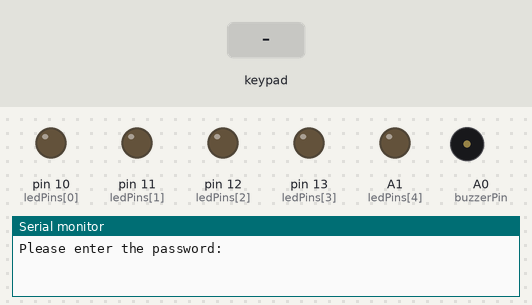
Recording of a sketch running on a simulated Arduino Uno, built with avr-gcc and run on an emulated ATmega328P. Shown: output pins drawn as LEDs (lit = HIGH), buzzer (waves = sounding), the last lines printed to the serial monitor. Dashed ring = blinking. Inputs (shaded band) come from the test bench. At 13.4 s the program stops and its outputs stay as they are.

Above: at 1.2 s.
1.3 s: key '#' pressed
At 2.85 s:
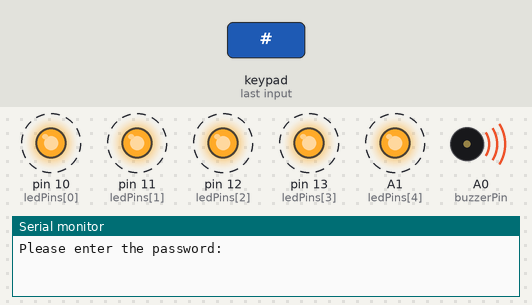
4.3 s: keypad keys 1 2 3 4 # pressed 0.4 s apart
At 7.1 s:
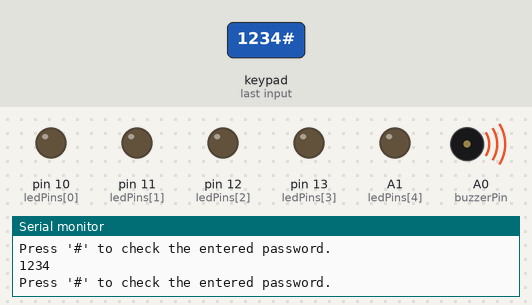
At 8.6 s:
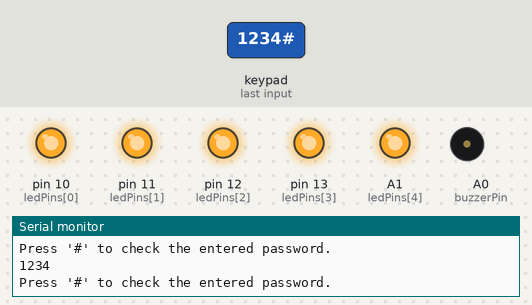
Timing chart, 0 to 14.8 s (numbered marks = the images above; inputs shaded):
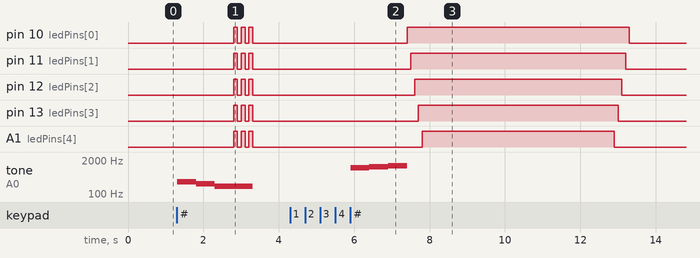

Measured:
- after the input at 1.3 s, pin 10 (ledPins[0]), pin 11 (ledPins[1]), pin 12 (ledPins[2]), pin 13 (ledPins[3]), A1 (ledPins[4]): alternates HIGH for 0.10 s and LOW for 0.10 s, 6 changes in all, then stays LOW, starting after 1.5 s; tone on A0 (buzzerPin): silent → 300 Hz at once, → 250 Hz 0.50 s later, → 200 Hz 0.50 s later, → silent 1.0 s later
- after the input at 4.3 s, pin 10 (ledPins[0]): LOW → HIGH after 3.1 s, → LOW 5.9 s later; pin 11 (ledPins[1]): LOW → HIGH after 3.2 s, → LOW 5.7 s later; pin 12 (ledPins[2]): LOW → HIGH after 3.3 s, → LOW 5.5 s later; pin 13 (ledPins[3]): LOW → HIGH after 3.4 s, → LOW 5.3 s later; A1 (ledPins[4]): LOW → HIGH after 3.5 s, → LOW 5.1 s later

The sketch:

PROG4.ino
```cpp
#include <Keypad.h>

const byte ROWS = 4; // number of rows on the keypad
const byte COLS = 4; // number of columns on the keypad

char keys[ROWS][COLS] = {
  {'1','2','3','A'},
  {'4','5','6','B'},
  {'7','8','9','C'},
  {'*','0','#','D'}
};

byte rowPins[ROWS] = {9, 8, 7, 6};     // connect to the row pinouts of the keypad
byte colPins[COLS] = {2,3,4,5};     // connect to the column pinouts of the keypad

Keypad keypad = Keypad(makeKeymap(keys), rowPins, colPins, ROWS, COLS);


int ledPins[] = {10, 11, 12, 13, A1}; // pins for the LEDs
int numLeds = sizeof(ledPins) / sizeof(ledPins[0]);
int ledDelay = 100; // delay between LED shifts

const int buzzerPin = A0; // pin for the buzzer

const String password = "1234"; // the correct password
const int maxAttempts = 3; // maximum number of password attempts

void setup() {
  Serial.begin(9600);
  for (int i = 0; i < numLeds; i++) {
    pinMode(ledPins[i], OUTPUT);
  }
}

void loop() {
  String enteredPassword = "";
  int attempts = 0;
  Serial.println();
  Serial.println("Please enter the password:");

  while (attempts < maxAttempts) {
    char key = keypad.getKey();

    if (key) {
      if (key == '#') {
        if (enteredPassword == password) {
          playSuccessTone();
          lightRunningPattern();
          Serial.println("Access granted!");
          break;
        } else {
          playErrorTone();
          lightErrorPattern();
          lightErrorPattern();
          lightErrorPattern();
          enteredPassword = "";
          attempts++;
          Serial.print("Numbers of attempt left: ");
          Serial.println(maxAttempts - attempts);
        }
      } else {
        enteredPassword += key;
        Serial.println(enteredPassword);
        Serial.println("Press '#' to check the entered password.");
      }
    }
  }

  if (attempts >= maxAttempts) {
    keypad.setDebounceTime(0);
    keypad.setHoldTime(0);
    // keypad.setSingleKeyTimeout(0);
    keypad.addEventListener(NULL);
    Serial.println("Access denied!");
    Serial.println("You can try again after 30 seconds.");
    delay(10000);
    Serial.println("You can try again:");
  }

  // Disable further keypad input if max attempts exceeded
  while (true) {
    // Do nothing
  }
}


void playSuccessTone() {
  tone(buzzerPin, 1000, 500);
  delay(500);
  tone(buzzerPin, 1100, 500);
  delay(500);
  tone(buzzerPin, 1200, 500);
  delay(500);
}

void playErrorTone() {
  tone(buzzerPin, 300, 1000);
  delay(500);
  tone(buzzerPin, 250, 1000);
  delay(500);
  tone(buzzerPin, 200, 1000);
  delay(500);
}

void lightRunningPattern() {
  for (int i = 0; i < numLeds; i++) {
    digitalWrite(ledPins[i], HIGH);
    delay(ledDelay);
  }
  delay(5000);
  for (int i = numLeds - 1; i >= 0; i--) {
    digitalWrite(ledPins[i], LOW);
    delay(ledDelay);
  }
}

void lightErrorPattern() {
  for (int i = 0; i < numLeds; i++) {
    digitalWrite(ledPins[i], HIGH);
  }
  delay(ledDelay);
  for (int i = 0; i < numLeds; i++) {
    digitalWrite(ledPins[i], LOW);
  }
  delay(ledDelay);
}
```
